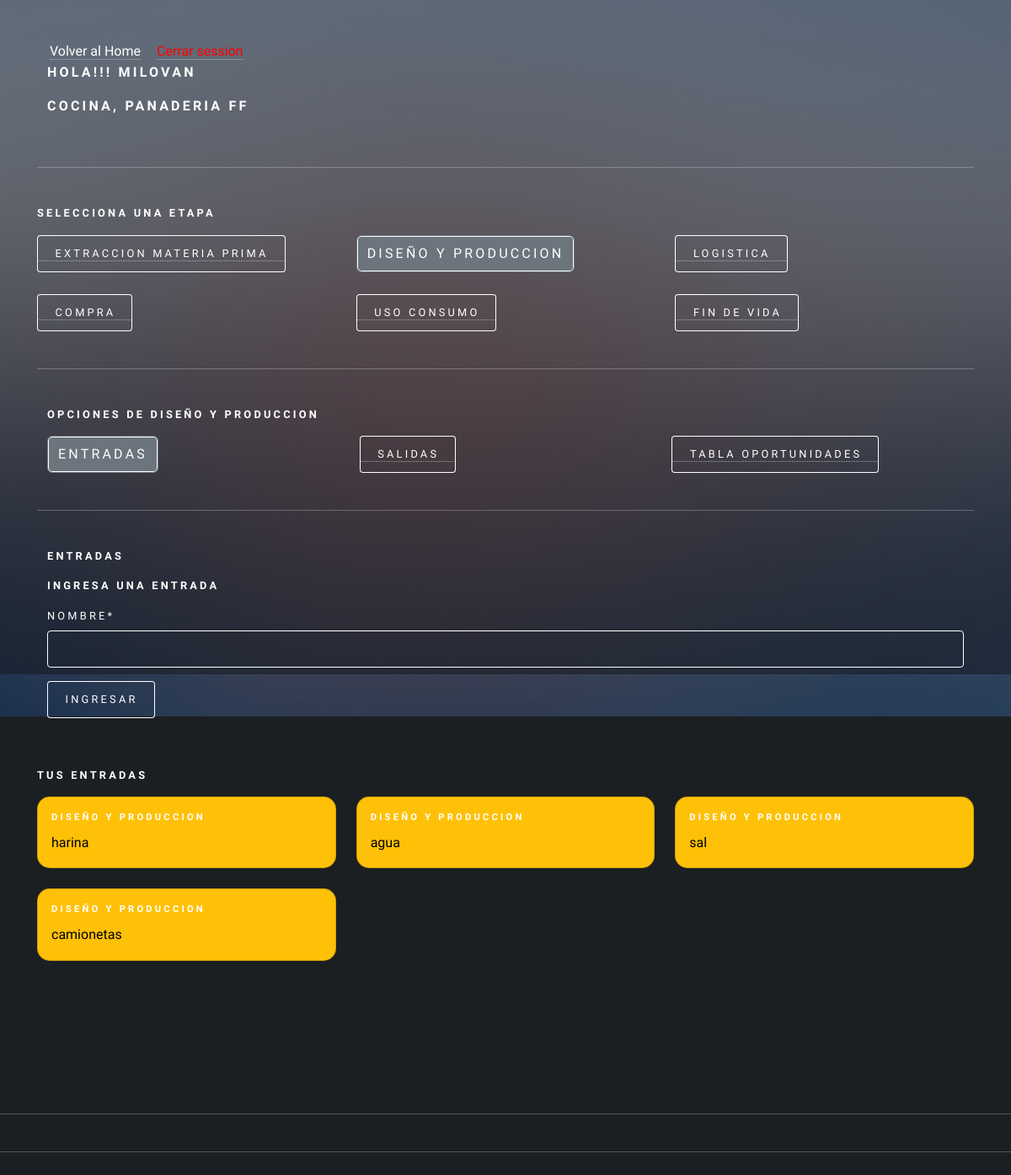
Before: /agregar_entrada_diseño (signed in) with the older database file.
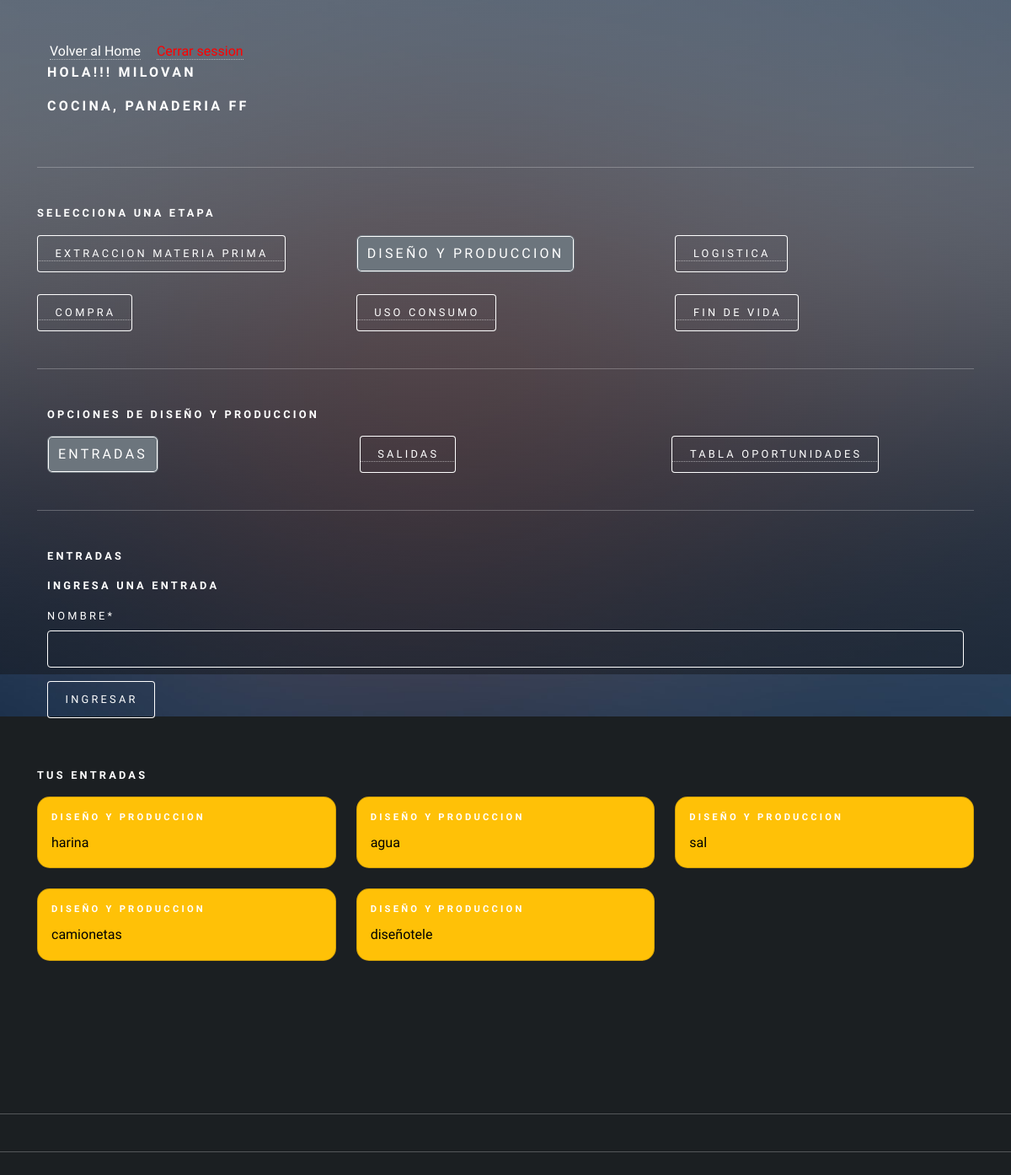
After: the same page with the newer database file.
### app/models.py (models this page shows, shortened)
class RegistroTrabajador(models.Model):
    id_registro = models.AutoField(primary_key=True)
    id_usuario = models.ForeignKey(Usuario, on_delete=models.CASCADE)
    descripcion = models.TextField(max_length=160)
    id_area = models.ForeignKey(AreaEmpresa, on_delete=models.CASCADE)

class AreaEmpresa(models.Model):
    id_area = models.AutoField(primary_key=True)
    nombre  = models.CharField(max_length=20)
    productos = models.CharField(max_length=50)
    id_empresa = models.ForeignKey(Empresa, on_delete=models.CASCADE)
    def nombre_area(self):
        return "{}, {}". format(self.nombre, self.id_empresa)
    def __str__(self):
        return self.nombre_area()

class Empresa(models.Model):
    id_empresa = models.AutoField(primary_key=True)
    nombre  = models.CharField(max_length=20)
    def __str__(self):
        return self.nombre

class Entrada(models.Model):
    id_entrada = models.AutoField(primary_key=True)
    nombre  = models.CharField(max_length=50)
    fecha =  models.DateField(auto_now_add=True)
    etapa = models.ForeignKey(Etapa, on_delete=models.CASCADE)
    usuario =models.ForeignKey(Usuario, on_delete=models.CASCADE)
    id_area = models.ForeignKey(AreaEmpresa, on_delete=models.CASCADE)

class Etapa(models.Model):
    id_etapa = models.AutoField(primary_key=True)
    nombre  = models.CharField(max_length=50)
    fecha_inicio  = models.DateField()
    fecha_termino  = models.DateField()
    area = models.ForeignKey(AreaEmpresa, on_delete=models.CASCADE)
    ciclo = models.ForeignKey(CicloArea, on_delete=models.CASCADE)
    activo = models.BooleanField()
    def __str__(self):
        return self.nombre

### user/models.py (models this page shows, shortened)
class Usuario(AbstractUser):
    telefono = models.IntegerField(null=True)
    id_telegram = models.CharField(max_length=100, null=True, default=0)

### app/forms.py
class EntradaForm(forms.ModelForm):
    class Meta:
        model = Entrada
        fields = 'nombre',

### app/views.py (called while the page is built, shortened)
def agregarEntradaDiseño(request):
    if request.user.is_authenticated:
        registros = RegistroTrabajador.objects.filter(id_usuario=request.user)
        etapa = Etapa.objects.values_list("id_etapa", flat=True).filter(nombre="Diseño y produccion")
        entradas = Entrada.objects.filter(usuario=request.user)
        areaTrabajador = RegistroTrabajador.objects.values_list("id_area", flat=True).filter(id_usuario = request.user)
        data = {
            'form': EntradaForm(),
            'registros': registros,
            'entradas': entradas
        }
        return render(request,'autodiagnostico/diseñoProduccion/entrada/agregar_entrada.html', data)
    else:
        return render(request, 'autodiagnostico/diseñoProduccion/entrada/agregar_entrada.html')

### app/templates/autodiagnostico/diseñoProduccion/entrada/agregar_entrada.html (shortened to what this page needs)
{% extends 'autodiagnostico/diseñoProduccion/home_diseño.html' %}
{% load static %}
{% load crispy_forms_tags %}
{% block diseño %}
<div class="container">
    <h4>Entradas</h4>
    <form action="" method="post">
        <h4>Ingresa una entrada</h4>
        {{form | crispy}}
        <div>
            <input type="submit" class="btn btn-primary" value="ingresar">
        </div>
    </form>
</div>
<br>
<h4>Tus entradas</h4>
<div class="row row-cols-1 row-cols-md-3 g-4">
    {% for p in entradas %}
    {% if p.etapa.nombre == "Diseño y produccion" %}
        <div class="col">
            <div class="card text-bg-warning">
                <div class="card-body">
                    <h5 class="card-title">{{p.etapa}}</h5>
                    <p class="card-text">{{p.nombre}}</p>
                </div>
            </div>
        </div>
    {% endif %}
    {% endfor %}
</div>
{% endblock diseño %}

### app/templates/autodiagnostico/auto_diagnostico.html (shortened to what this page needs)
{% load static %}
<!DOCTYPE HTML>
<html>
<head>
    <link href="https://cdn.jsdelivr.net/npm/bootstrap@5.2.0/dist/css/bootstrap.min.css" rel="stylesheet"
>
    <link rel="stylesheet" href="{% static 'css/main.css' %}" />
    <link rel="stylesheet" href="{% static 'css/style.css' %}">
</head>
<body class="is-preload">
    <div id="wrapper">
        <div class="container-sm">
            {% if user.is_authenticated %}
            <a id="home_admin" href="{% url 'home' %}">Volver al Home</a>  <a href="{% url 'logout' %}" id="cerrarSesion">Cerrar session</a>
            {% if registros %}
            <div class="container-sm">
                <div class="row">
                    {% if user.is_staff %}
                    <h3>Hola!! Administrador </h3>
                    <h3>{{ user.username }}</h3>
                    {% else %}
                        {% for i in registros %}
                            <h3>Hola!!! {{user.username}}</h3>
                            <h3>{{i.id_area}}</h3>
                        {% endfor %}
                    {% endif %}
                </div>
            </div>
            <hr>
            <h4>Selecciona una Etapa</h4>
            <div class="row">
                <div class="col">
                    <a href="{% url 'extraccion_materiaPrima' %}"><button type="button" id="extraccion">Extraccion
                            Materia Prima</button></a>
                </div>
                <div class="col">
                    <a href="{% url 'diseño_Produccion' %}"><button type="button" id="diseño">Diseño y
                            produccion</button></a>
                </div>
                <div class="col">
                    <a href="{% url 'logistica' %}"><button type="button" id="logistica">Logistica</button></a>
                </div>
            </div>
            <br>
            <div class="row">
                <div class="col">
                    <a href="{% url 'compra' %}"><button type="button" id="compra">Compra</button></a>
                </div>
                <div class="col">
                    <a href="{% url 'uso_consumo' %}"><button type="button" id="uso">Uso consumo</button></a>
                </div>
                <div class="col">
                    <a href="{% url 'fin_vida' %}"><button type="button" id="fin">Fin de vida</button></a>
                </div>
            </div>
            <hr>
            {% block body %}{% endblock %}
        </div>
        {% else %}
        <h1>Registra la empresa y el area a la que perteneces!!!!</h1>
        <a href="{% url 'agregar_Area' user.id  %}"><button type="button">Aqui</button></a>
        {% endif %}
        {% else %}
        <h1>Inicia Session</h1>
        <p>Para acceder a tu Auto Diagnostico </p>
        <a href="{% url 'login'  %}"><button type="button">Inicia Session</button></a>
        {% endif %}
    </div>
    <hr>
    <hr>
    <br>
    <br>
    <div id="bg"></div>
</body>
</html>

Changed rows visible on the page:
added Entrada: etapa "DISEÑO Y PRODUCCION", nombre "diseñotele"
